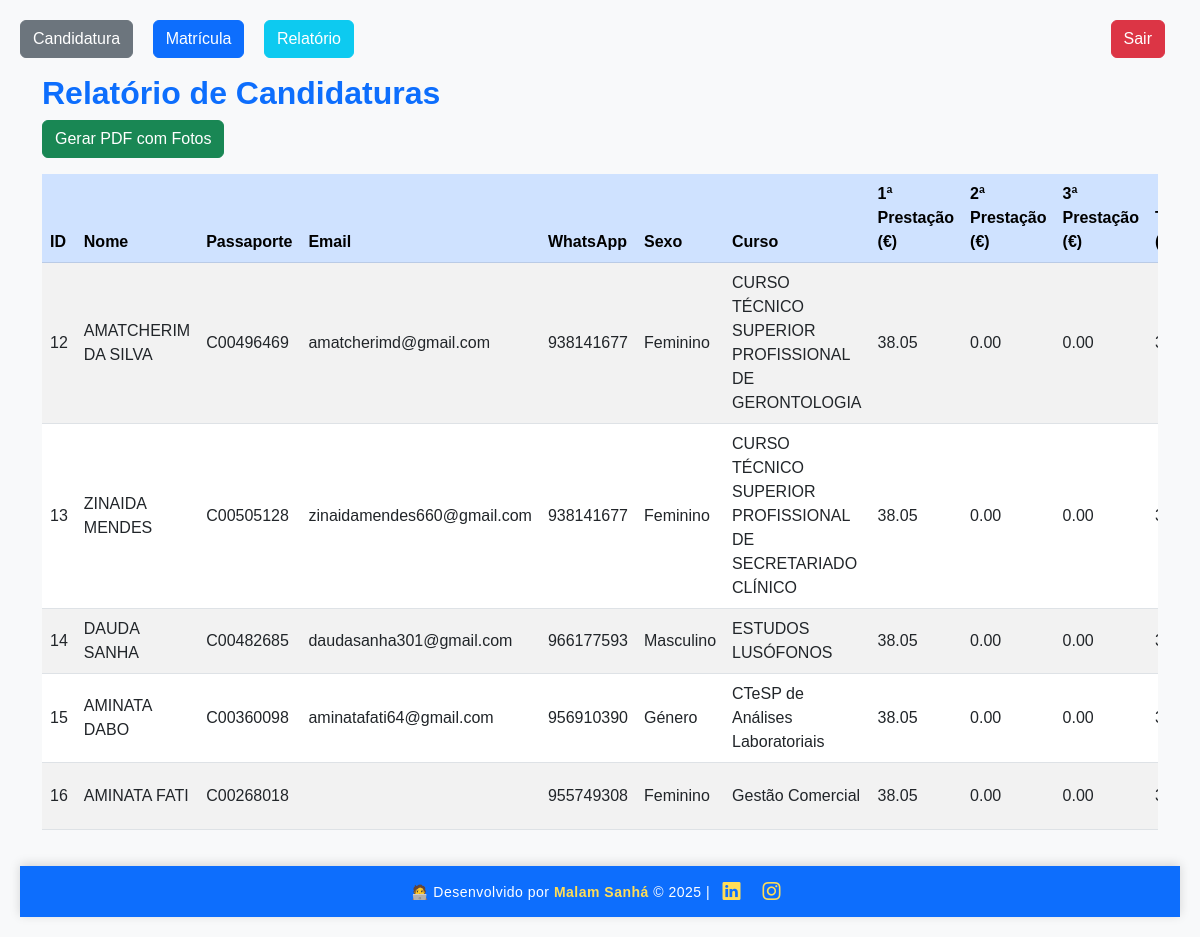
Screenshot of /relatorio (signed in) with the database file from the repository.
### tables this page shows
CREATE TABLE candidatura (
            id INTEGER PRIMARY KEY AUTOINCREMENT,
            nome TEXT NOT NULL,
            passaporte TEXT NOT NULL,
            indicativo TEXT,
            email TEXT,
            telefone TEXT,
            sexo TEXT,
            data_nascimento TEXT,
            endereco TEXT,
            encarregado TEXT,
            instituicao TEXT,
            curso TEXT,
            picture TEXT,
            prestacao1 REAL,
            prestacao2 REAL,
            prestacao3 REAL,
            ano_lectivo TEXT,
            resultado TEXT,
            matricula TEXT
        );

### app.py (the view)
@app.route('/relatorio', methods=['GET', 'POST'])
@login_obrigatorio
def relatorio():
    registros = listar_registos()
    total_geral = sum([(r[13] or 0) + (r[14] or 0) + (r[15] or 0)
                      for r in registros])
    return render_template('relatorio.html', registros=registros, total_geral=total_geral)

### app.py (called while the page is built)
def conectar():
    return sqlite3.connect(DB_NAME)

def listar_registos():
    conn = conectar()
    cursor = conn.cursor()
    cursor.execute("SELECT * FROM candidatura")
    rows = cursor.fetchall()
    conn.close()
    return rows

def login_obrigatorio(func):
    from functools import wraps
    @wraps(func)
    def wrapper(*args, **kwargs):
        if not session.get('logado'):
            flash("Faça login para acessar essa página.", "warning")
            return redirect(url_for('login'))
        return func(*args, **kwargs)
    return wrapper

### templates/relatorio.html (shortened to what this page needs)
<!DOCTYPE html>
<html lang="pt">
<head>
    <link href="https://cdn.jsdelivr.net/npm/bootstrap@5.3.0/dist/css/bootstrap.min.css" rel="stylesheet">
    <link href="https://cdn.jsdelivr.net/npm/bootstrap-icons@1.10.5/font/bootstrap-icons.css" rel="stylesheet">
</head>
<body>
<nav class="mb-3">
    <a href="{{ url_for('candidatura') }}" class="btn btn-secondary">Candidatura</a>
    <a href="{{ url_for('matricula') }}" class="btn btn-primary">Matrícula</a>
    <a href="{{ url_for('relatorio') }}" class="btn btn-info text-white">Relatório</a>
    <a href="{{ url_for('logout') }}" class="btn btn-danger float-end">Sair</a>
</nav>
<main class="container">
    <h2>Relatório de Candidaturas</h2>
    <form method="POST" action="{{ url_for('gerar_pdf') }}">
        <button type="submit" class="btn btn-success mb-3">Gerar PDF com Fotos</button>
    </form>
    <div class="table-responsive">
        <table class="table table-striped table-hover align-middle">
            <thead class="table-primary">
                <tr>
                    <th>ID</th>
                    <th>Nome</th>
                    <th>Passaporte</th>
                    <th>Email</th>
                    <th>WhatsApp</th>
                    <th>Sexo</th>
                    <th>Curso</th>
                    <th>1ª Prestação (€)</th>
                    <th>2ª Prestação (€)</th>
                    <th>3ª Prestação (€)</th>
                    <th>Total (€)</th>
                </tr>
            </thead>
            <tbody>
                {% for r in registros %}
                <tr>
                    <td>{{ r[0] }}</td>
                    <td>{{ r[1] }}</td>
                    <td>{{ r[2] }}</td>
                    <td>{{ r[4] }}</td>
                    <td>{{ r[5] }}</td>
                    <td>{{ r[6] }}</td>
                    <td>{{ r[11] }}</td>
                    <td>{{ "%.2f"|format(r[13] or 0) }}</td>
                    <td>{{ "%.2f"|format(r[14] or 0) }}</td>
                    <td>{{ "%.2f"|format(r[15] or 0) }}</td>
                    <td>{{ "%.2f"|format((r[13] or 0) + (r[14] or 0) + (r[15] or 0)) }}</td>
                </tr>
                {% endfor %}
            </tbody>
        </table>
    </div>
</main>
<footer>
    🧑‍💻 Desenvolvido por <strong>Malam Sanhá</strong> © 2025
    |
    <a href="https://www.linkedin.com/in/malam-sanha" target="_blank" title="LinkedIn">
        <i class="bi bi-linkedin"></i>
    </a>
    <a href="https://www.instagram.com/malamsanha2016" target="_blank" title="Instagram">
        <i class="bi bi-instagram"></i>
    </a>
</footer>
</body>
</html>

### templates/relatorio.html (style rules this page uses)
body { background: #f8f9fa; padding: 20px; font-family: 'Poppins', sans-serif; display: flex; flex-direction: column; min-height: 100vh; }
main { flex: 1; }
h2 { color: #0d6efd; font-weight: 600; }
nav a { margin-right: 15px; }
footer { background: #0d6efd; color: #fff; text-align: center; padding: 12px 0; font-size: 14px; font-weight: 500; letter-spacing: 0.5px; margin-top: 20px; box-shadow: 0 -2px 10px rgba(0,0,0,0.15); }
footer a { color: #ffdd57; margin: 0 8px; text-decoration: none; font-size: 18px; transition: 0.3s; }
footer strong { color: #ffdd57; }

### rows the page displays
candidatura: id "12", nome "AMATCHERIM DA SILVA", passaporte "C00496469", email "amatcherimd@gmail.com", telefone "938141677", sexo "Feminino", curso "CURSO TÉCNICO SUPERIOR PROFISSIONAL DE GERONTOLOGIA", prestacao1 "38.05", prestacao2 "0.00", prestacao3 "0.00"
candidatura: id "13", nome "ZINAIDA MENDES", passaporte "C00505128", email "zinaidamendes660@gmail.com", telefone "938141677", sexo "Feminino", curso "CURSO TÉCNICO SUPERIOR PROFISSIONAL DE SECRETARIADO CLÍNICO", prestacao1 "38.05", prestacao2 "0.00", prestacao3 "0.00"
candidatura: id "14", nome "DAUDA SANHA", passaporte "C00482685", email "daudasanha301@gmail.com", telefone "966177593", sexo "Masculino", curso "ESTUDOS LUSÓFONOS", prestacao1 "38.05", prestacao2 "0.00", prestacao3 "0.00"
candidatura: id "15", nome "AMINATA DABO", passaporte "C00360098", email "aminatafati64@gmail.com", telefone "956910390", sexo "Género", curso "CTeSP de Análises Laboratoriais", prestacao1 "38.05", prestacao2 "0.00", prestacao3 "0.00"
candidatura: id "16", nome "AMINATA FATI", passaporte "C00268018", telefone "955749308", sexo "Feminino", curso "Gestão Comercial", prestacao1 "38.05", prestacao2 "0.00", prestacao3 "0.00"
